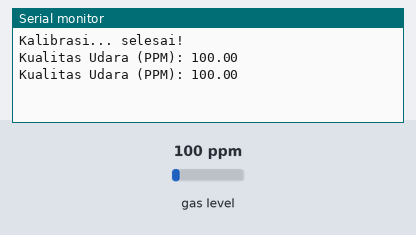
Bench run of a sketch on a simulated ESP32. On the bench: the last lines printed to the serial monitor. The inputs (shaded band) are chosen by the test bench; at power-on: gas level 100 ppm.

Above: at 1.8 s.
1.9 s: gas level set to 20 ppm
At 2.7 s:
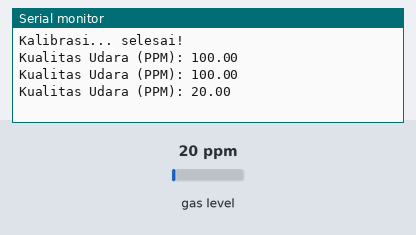
3.4 s: gas level set to 250 ppm
At 4.8 s:
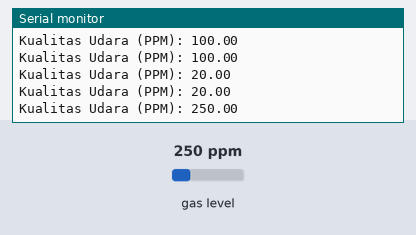
Timing chart, 0 to 6.4 s (numbered marks = the images above; inputs shaded):
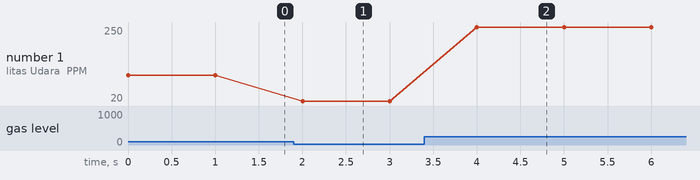

The sketch:

sketch_jun10a.ino
```cpp
#include <MQUnifiedsensor.h>

// Tentukan pin sensor
#define MQ135_PIN 23  // Pin analog ESP32 yang terhubung ke AO MQ135

MQUnifiedsensor MQ135("ESP32", 3.3, 4095, MQ135_PIN, "MQ-135");

// Tentukan nilai rasio udara bersih, bisa bervariasi tergantung kalibrasi sensor
#define RatioMQ135CleanAir 3.6

void setup() {
  Serial.begin(115200); // Mulai serial komunikasi
  MQ135.setRegressionMethod(1); // Untuk metode regresi
  MQ135.init(); // Inisialisasi sensor

  // Jika sensor baru, perlu kalibrasi
  Serial.print("Kalibrasi...");
  MQ135.calibrate(RatioMQ135CleanAir);
  Serial.println(" selesai!");
}

void loop() {
  // Membaca nilai analog dari sensor
  MQ135.update(); // Perbarui pembacaan
  float kualitasUdara = MQ135.readSensor(); // Membaca nilai sensor dalam PPM

  // Menampilkan nilai di serial monitor
  Serial.print("Kualitas Udara (PPM): ");
  Serial.println(kualitasUdara);

  delay(1000); // Delay 1 detik sebelum pembacaan berikutnya
}
```

Measured:
- after the input at 1.9 s, the serial monitor: prints a new line after 0.10 s (image 1)
- after the input at 3.4 s, the serial monitor: prints a new line after 0.60 s (image 2)
- plotted number 1: 100 → 20 after the input at 1.9 s, 20 → 250 after the input at 3.4 s
